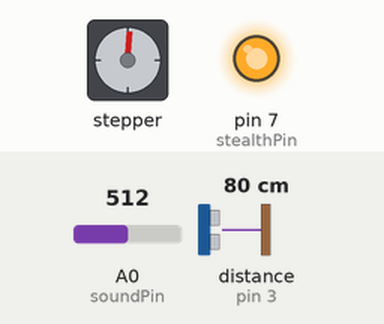
Bench run of a sketch on a simulated Arduino Uno, built with avr-gcc and run on an emulated ATmega328P. On the bench: stepper motor, output pins drawn as LEDs (lit = HIGH). Wiring (inferred from the names in the program): ultrasonic range finder: trigger pin 2; echo pin 3; stepper motor (4000 steps per turn assumed): coils pin 11, pin 10, pin 9, pin 8. The inputs (shaded band) are chosen by the test bench; at power-on: A0 (soundPin) = 512, distance to the obstacle (sensor on pin 3) 80 cm. The echo pulse lasts 58.3 µs per cm; pins used as bus, display or sensor lines are not drawn; what the sketch prints to the serial monitor is not drawn.

Above: at 0.3 s.
Timing chart, 0 to 1.8 s (numbered marks = the images above):
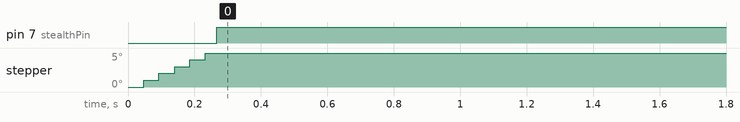

The sketch:

final.ino
```cpp
// Combined Sonar and Sound Sensor for Naval Hackathon
// -------------------------------

// Motor pins and half-step table
#define IN1 11
#define IN2 10
#define IN3 9
#define IN4 8

const byte halfStepSequence[8][4] = {
  {1, 0, 0, 0}, {1, 1, 0, 0}, {0, 1, 0, 0}, {0, 1, 1, 0},
  {0, 0, 1, 0}, {0, 0, 1, 1}, {0, 0, 0, 1}, {1, 0, 0, 1}
};

int currentStep = 0;
int stepsPerRev = 4000; // Number of motor step calls per revolution
int stepCount = 0;
int direction = 1;

// Ultrasonic pins and parameters
const int TriggerPin = 2;
const int EchoPin = 3;
const int degreesPerMeasurement = 5;
const int stepsBetweenMeasurements = round((float)stepsPerRev * degreesPerMeasurement / 360.0);

// Sound sensor pins and parameters
int soundPin = A0;
int soundValue = 0;
int threshold = 470; // Adjust based on ambient noise
int peakCount = 0;
unsigned long lastPeakTime = 0;
unsigned long windowStart = 0;
bool inWindow = false;
unsigned long peakTimes[5] = {0, 0, 0, 0, 0};

// Stealth mode parameters
const int stealthPin = 7; // Output for stealth mode indicator (e.g., buzzer/LED)
bool inStealthMode = false;
unsigned long stealthStartTime = 0;
const unsigned long stealthDuration = 10000; // 10 seconds

// Timing parameters
const unsigned long stepInterval = 2; // ms between motor steps
const unsigned long soundInterval = 5; // ms between sound readings
unsigned long lastStepTime = 0;
unsigned long lastSoundTime = 0;

// Function to set motor outputs
void setStep(int step) {
  digitalWrite(IN1, halfStepSequence[step][0]);
  digitalWrite(IN2, halfStepSequence[step][1]);
  digitalWrite(IN3, halfStepSequence[step][2]);
  digitalWrite(IN4, halfStepSequence[step][3]);
}

// Move the motor one half-step (no delay)
void stepMotor(int dir) {
  if (dir > 0) {
    currentStep = (currentStep + 1) % 8; // As per new code
  } else {
    currentStep = (currentStep - 1 + 8) % 8;
  }
  setStep(currentStep);
}

// Setup
void setup() {
  // Motor pins
  pinMode(IN1, OUTPUT);
  pinMode(IN2, OUTPUT);
  pinMode(IN3, OUTPUT);
  pinMode(IN4, OUTPUT);
  setStep(0);

  // Ultrasonic pins
  pinMode(TriggerPin, OUTPUT);
  pinMode(EchoPin, INPUT);

  // Stealth mode pin
  pinMode(stealthPin, OUTPUT);
  digitalWrite(stealthPin, LOW);

  // Serial for GUI and debug
  Serial.begin(9600); // Match Processing GUI baud rate
}

// Main loop
void loop() {
  unsigned long currentTime = millis();

  // Sound reading and processing (every 5 ms)
  if (currentTime - lastSoundTime >= soundInterval) {
    soundValue = analogRead(soundPin);
    lastSoundTime = currentTime;

    // Peak detection
    if (soundValue > threshold && (currentTime - lastPeakTime > 50)) {
      lastPeakTime = currentTime;
      if (!inWindow) {
        windowStart = currentTime;
        inWindow = true;
        peakCount = 1;
        peakTimes[0] = currentTime;
      } else if (peakCount < 5) {
        peakTimes[peakCount] = currentTime;
        peakCount++;
      }
    }

    // Check for enemy detection (5 peaks within 6 seconds)
    if (inWindow && (currentTime - windowStart >= 6000 || peakCount >= 5)) {
      if (peakCount >= 5 && (peakTimes[4] - peakTimes[0] <= 6000)) {
        inStealthMode = true;
        stealthStartTime = currentTime;
        digitalWrite(stealthPin, HIGH);
        Serial.println("Stealth Mode Activated");
      }
      inWindow = false;
      peakCount = 0;
    }
  }

  // Handle stealth mode
  if (inStealthMode) {
    // Check if 10 seconds have elapsed
    if (currentTime - stealthStartTime >= stealthDuration) {
      // Exit stealth if no recent enemy detection (simplified check)
      if (currentTime - lastPeakTime > 6000) { // No peaks in last 6 seconds
        inStealthMode = false;
        digitalWrite(stealthPin, LOW);
        Serial.println("Stealth Mode Deactivated");
      }
    }
  } else {
    // Normal operation: step motor every 2 ms
    if (currentTime - lastStepTime >= stepInterval) {
      stepMotor(direction);
      lastStepTime = currentTime;
      stepCount++;

      // Reverse direction at revolution end
      if (stepCount >= stepsPerRev) {
        direction = -direction;
        stepCount = 0;
      }

      // Take sonar measurement every 56 steps
      if (stepCount % stepsBetweenMeasurements == 0) {
        int angle = (stepCount * 360L) / stepsPerRev;
        int distance = CalculateDistance();
        SerialOutput(angle, distance);
      }
    }
  }
}

// Ultrasonic distance calculation
int CalculateDistance() {
  digitalWrite(TriggerPin, HIGH);
  delayMicroseconds(10);
  digitalWrite(TriggerPin, LOW);
  long duration = pulseIn(EchoPin, HIGH);
  float distance = duration * 0.017; // cm
  return (int)distance;
}

// Print angle and distance
void SerialOutput(int angle, int distance) {
  Serial.println(String(angle) + "," + String(distance));
}
```

Measured:
- by itself, pin 7 (stealthPin): LOW → HIGH at 0.27 s
